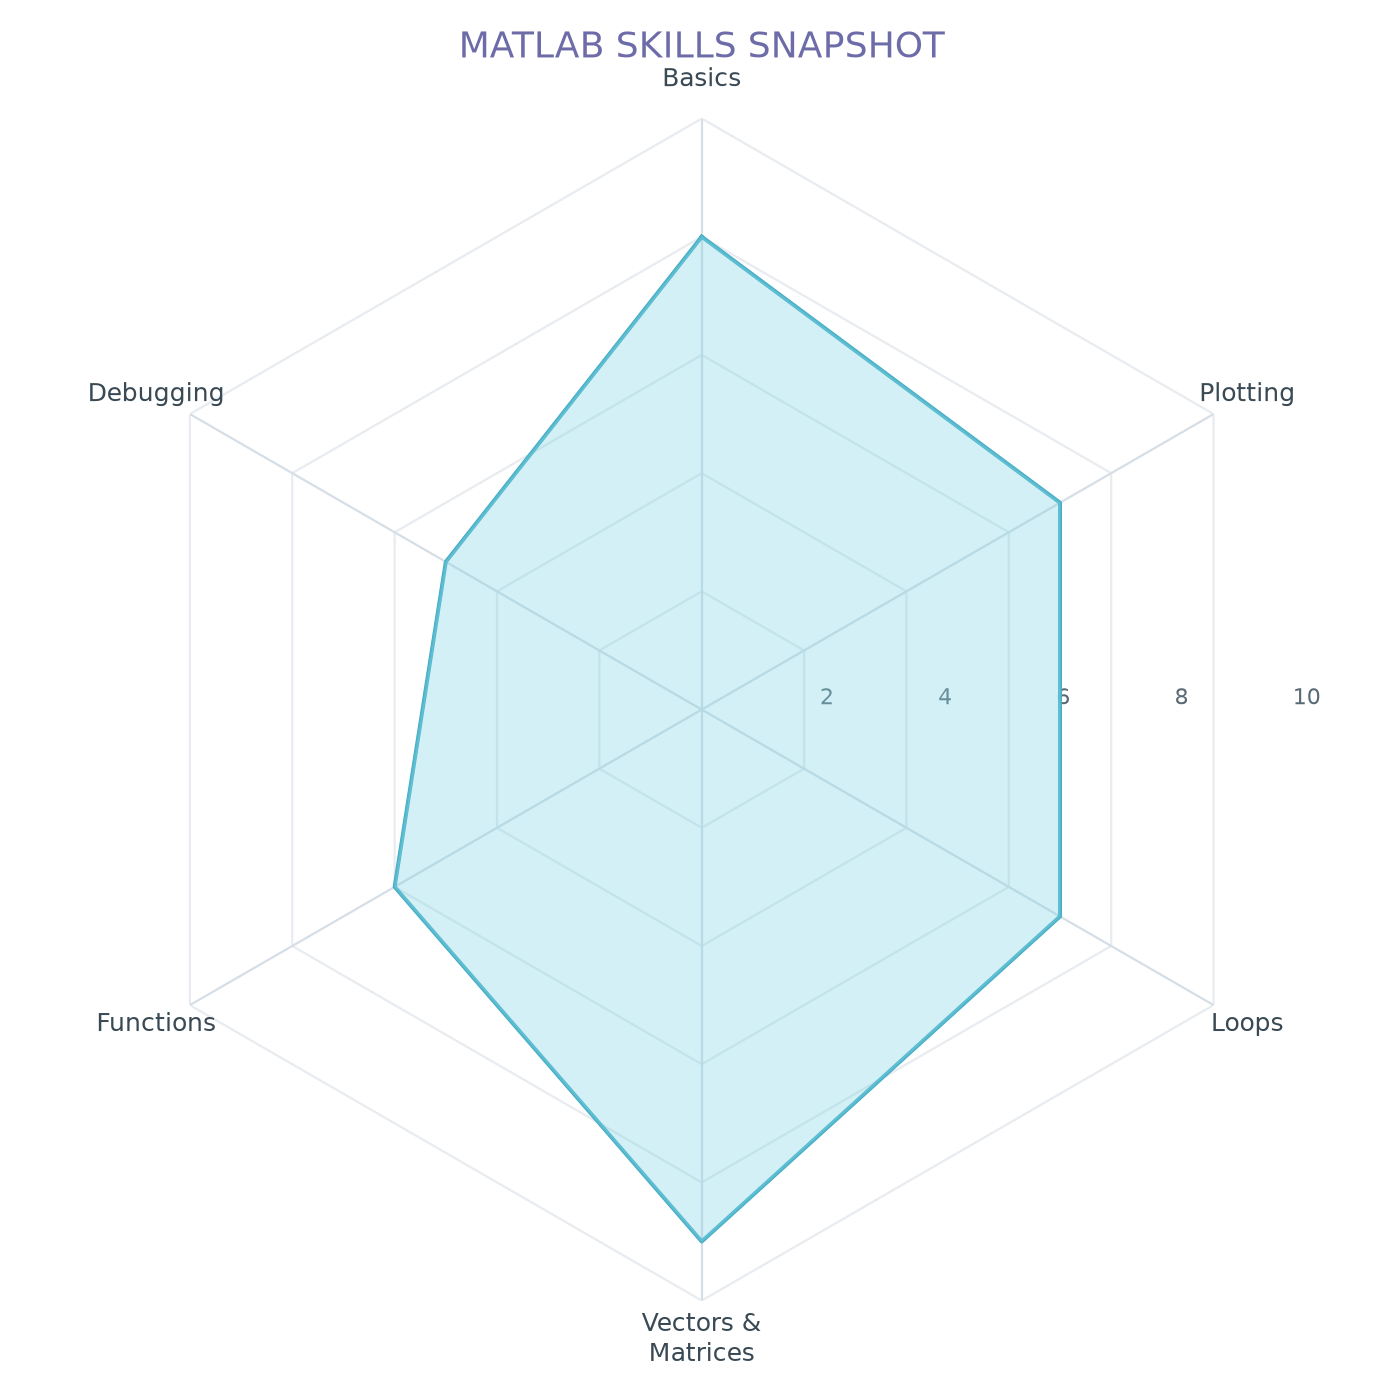

This chart was generated by the following Python code:
import matplotlib
matplotlib.use("Agg")
import matplotlib.pyplot as plt
import numpy as np

# Skill areas + self-rating (0-10). Edit these freely.
skills = [
    "Basics", "Plotting", "Loops",
    "Vectors &\nMatrices", "Functions", "Debugging",
]
ratings = [8, 7, 7, 9, 6, 5]

# Light futuristic palette to match the Onramp chart
FILL = "#7FD4E3"
EDGE = "#3BA7C0"
GRID = "#E8ECF0"
SPOKE = "#D6DEE6"

N = len(skills)
angles = np.linspace(0, 2 * np.pi, N, endpoint=False).tolist()
# Closed loops
values = ratings + [ratings[0]]
angles_closed = angles + [angles[0]]

fig, ax = plt.subplots(figsize=(7, 7), subplot_kw=dict(polar=True))

# Polygon — low opacity fill + crisp outline (wireframe feel)
ax.plot(angles_closed, values, color=EDGE, linewidth=1.4, zorder=3)
ax.fill(angles_closed, values, color=FILL, alpha=0.35, zorder=3)

# Axis setup
ax.set_theta_offset(np.pi / 2)   # start at top
ax.set_theta_direction(-1)        # clockwise
ax.set_rlim(0, 10)
ax.set_rticks([2, 4, 6, 8, 10])
ax.tick_params(axis="y", labelsize=8, colors="#5A6A75")
ax.set_rlabel_position(90)        # radial labels on the vertical axis

# --- Make the chart a hexagon, not a circle ---
ax.grid(False)                              # turn off circular gridlines
ax.spines["polar"].set_visible(False)       # hide the round outer spine

# Concentric hexagon gridlines at each rtick
rings = [2, 4, 6, 8, 10]
for r in rings:
    xs = [a for a in angles_closed]
    ys = [r] * (N + 1)
    ax.plot(xs, ys, color=GRID, linewidth=0.8, zorder=1)

# Spokes from center to each outer vertex
for a in angles:
    ax.plot([a, a], [0, 10], color=SPOKE, linewidth=0.8, zorder=1)

# Skill labels around the perimeter
ax.set_xticks(angles)
ax.set_xticklabels(skills, fontsize=9, color="#3A4A55")

# Title — caps to match the other chart
ax.set_title("MATLAB SKILLS SNAPSHOT", fontsize=13, color="#6E6CA8", pad=22)

plt.tight_layout()
plt.savefig("matlab_skills_radar.png", dpi=200)
